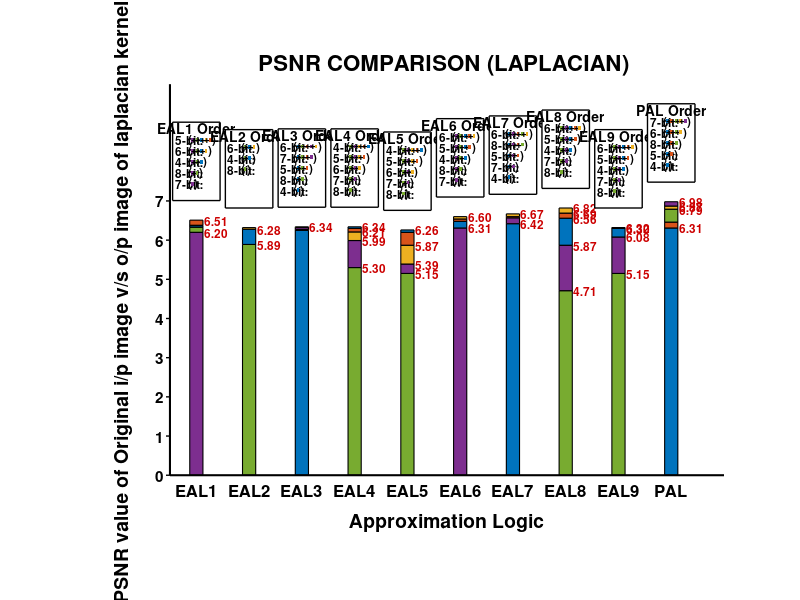

Here is the MATLAB script that generated this plot:
% Clear workspace
clc;
clear;
close all;

% --- DATA DEFINITION ---
PSNR_Laplacian_Values = [
    6.37,   6.51,   6.38,   6.20,   6.33;    % EAL1
    6.28,   0.0,    6.32,   0.0,    5.89;    % EAL2
    6.25,   6.27,   6.34,   6.32,   6.25;    % EAL3
    6.34,   6.30,   6.21,   5.99,   5.30;    % EAL4
    6.26,   6.20,   5.87,   5.39,   5.15;    % EAL5
    6.48,   6.54,   6.60,   6.31,   6.31;    % EAL6
    6.42,   6.60,   6.67,   6.57,   6.60;    % EAL7
    6.56,   6.69,   6.82,   5.87,   4.71;    % EAL8
    6.30,   6.31,   6.32,   6.08,   5.15;    % EAL9
    6.31,   6.46,   6.87,   6.98,   6.79     % PAL
];
logicNames = {'EAL1', 'EAL2', 'EAL3', 'EAL4', 'EAL5', 'EAL6', 'EAL7', 'EAL8', 'EAL9', 'PAL'};
bitLabels = {'4-bit', '5-bit', '6-bit', '7-bit', '8-bit'};

% --- COLORS (Fixed Map) ---
fixedColors = [
    0.00, 0.45, 0.74;  % 4-bit (Blue)
    0.85, 0.33, 0.10;  % 5-bit (Orange)
    0.93, 0.69, 0.13;  % 6-bit (Yellow)
    0.49, 0.18, 0.56;  % 7-bit (Purple)
    0.47, 0.67, 0.19   % 8-bit (Green)
];

% --- PLOTTING SETUP ---
figure('Position', [50, 50, 1600, 900], 'Color', 'w');
hold on;
axis off; 

% Layout Parameters
num_groups = 10;
bar_width = 0.5;
group_spacing = 2.0; 
x_limit = num_groups * group_spacing + 1;

% --- MAIN LOOP ---
for i = 1:num_groups
    
    % 1. Get & Sort Data
    raw_vals = PSNR_Laplacian_Values(i, :);
    valid_indices = find(raw_vals > 0);
    valid_vals = raw_vals(valid_indices);
    
    [sorted_vals, sort_idx] = sort(valid_vals);
    original_indices = valid_indices(sort_idx);
    
    % 2. Calculate Incremental Heights
    heights = zeros(size(sorted_vals));
    heights(1) = sorted_vals(1);
    for k = 2:length(sorted_vals)
        heights(k) = sorted_vals(k) - sorted_vals(k-1);
    end
    
    % --- DRAW BARS ---
    center_x = (i-1) * group_spacing + 1;
    start_x = center_x - bar_width/2;
    current_y = 0;
    
    for k = 1:length(sorted_vals)
        h = heights(k);
        col_idx = original_indices(k);
        c = fixedColors(col_idx, :);
        
        % Draw Bar Segment
        rectangle('Position', [start_x, current_y, bar_width, h], ...
            'FaceColor', c, 'EdgeColor', 'k', 'LineWidth', 0.8);
        
        % --- LOGIC FOR HIDING TEXT LABELS ---
        text_val = sorted_vals(k);
        show_label = true; % Default is show
        
        % EAL1: Show only 6.51 and 6.20
        if i == 1
            if abs(text_val - 6.51) > 0.001 && abs(text_val - 6.20) > 0.001
                show_label = false;
            end
        end
        
        % EAL2: Show only 6.28 and 5.89
        if i == 2
            if abs(text_val - 6.28) > 0.001 && abs(text_val - 5.89) > 0.001
                show_label = false;
            end
        end
        
        % EAL3: Only top value (last k)
        if i == 3
            if k < length(sorted_vals)
                show_label = false;
            end
        end
        
        % EAL4: Don't show 6.30
        if i == 4
            if abs(text_val - 6.30) < 0.001
                show_label = false;
            end
        end
        
        % EAL5: Don't show 6.20
        if i == 5
            if abs(text_val - 6.20) < 0.001
                show_label = false;
            end
        end
        
        % EAL6: Only top (last) and bottom (first)
        if i == 6
            if k > 1 && k < length(sorted_vals)
                show_label = false;
            end
        end
        
        % EAL7: Only top (last) and bottom (first)
        if i == 7
            if k > 1 && k < length(sorted_vals)
                show_label = false;
            end
        end
        
        % EAL9: Don't show 6.31
        if i == 9
            if abs(text_val - 6.31) < 0.001
                show_label = false;
            end
        end
        
        % PAL (Index 10): Don't show 6.46
        if i == 10
            if abs(text_val - 6.46) < 0.001
                show_label = false;
            end
        end
        
        % --- PLOT TEXT IF FLAG IS TRUE ---
        if show_label
            text(start_x + bar_width + 0.05, current_y + h, sprintf('%.2f', text_val), ...
                'Color', [0.8 0 0], 'FontSize', 8.5, 'FontWeight', 'bold', 'VerticalAlignment', 'middle');
        end
            
        current_y = current_y + h;
    end
    
    % X-Axis Label (Black)
    text(center_x, -0.2, logicNames{i}, 'FontSize', 12, 'FontWeight', 'bold', ...
        'Color', 'k', 'HorizontalAlignment', 'center', 'VerticalAlignment', 'top');
    
    % --- DRAW INDIVIDUAL LEGEND BOX ---
    box_w = 1.8;   
    box_h = 2.0;   
    box_x = center_x - box_w/2;
    box_y = current_y + 0.5; 
    
    % Box Background 
    rectangle('Position', [box_x, box_y, box_w, box_h], ...
        'FaceColor', 'w', 'EdgeColor', 'k', 'LineWidth', 1.0);
    
    % Legend Title 
    text(center_x, box_y + box_h - 0.15, [logicNames{i} ' Order'], ...
        'FontSize', 10, 'FontWeight', 'bold', 'Color', 'k', 'HorizontalAlignment', 'center');
    
    row_h = 0.28;  
    curr_leg_y = box_y + box_h - 0.45;
    patch_size = 0.1;
    
    % Iterate Descending 
    for k = length(sorted_vals):-1:1
        idx_k = original_indices(k); 
        label_str = bitLabels{idx_k};
        
        % Label: "X-bit :" 
        text(box_x + 0.1, curr_leg_y, [label_str ':'], ...
            'FontSize', 8.5, 'FontWeight', 'bold', 'Color', 'k');
        
        % Open Bracket 
        text(box_x + 0.6, curr_leg_y, '(', 'FontSize', 8.5, 'FontWeight', 'bold', 'Color', 'k');
        
        % Draw Cumulative Patches
        px = box_x + 0.7;
        for p = 1:k
             pidx = original_indices(p);
             pc = fixedColors(pidx, :);
             
             rectangle('Position', [px, curr_leg_y - patch_size/2, patch_size, patch_size], ...
                 'FaceColor', pc, 'EdgeColor', 'none');
             
             px = px + patch_size + 0.02;
             
             % '+' Sign 
             if p < k
                 text(px, curr_leg_y, '+', 'FontSize', 7, 'FontWeight', 'bold', 'Color', 'k', 'HorizontalAlignment', 'center');
                 px = px + 0.05;
             end
        end
        
        % Close Bracket 
        text(px + 0.02, curr_leg_y, ')', 'FontSize', 8.5, 'FontWeight', 'bold', 'Color', 'k');
        
        curr_leg_y = curr_leg_y - row_h;
    end
end

% --- MANUAL AXES (PROFESSIONAL LOOK) ---
max_val_global = max(max(PSNR_Laplacian_Values));
y_top = max_val_global + 3; 

% Y-Axis Line 
line([0, 0], [0, y_top], 'Color', 'k', 'LineWidth', 1.5);

% Y-Ticks & Labels 
yticks = 0:1:ceil(max_val_global);
for y = yticks
    line([-0.15, 0], [y, y], 'Color', 'k', 'LineWidth', 1.0);
    text(-0.25, y, num2str(y), 'HorizontalAlignment', 'right', ...
        'FontSize', 11, 'FontWeight', 'bold', 'Color', 'k');
end

% Y-Label
text(-1.8, y_top/2, 'PSNR value of Original i/p image v/s o/p image of laplacian kernel (dB)', 'Rotation', 90, ...
    'FontSize', 14, 'FontWeight', 'bold', 'Color', 'k', 'HorizontalAlignment', 'center');

% X-Axis Line 
line([0, x_limit], [0, 0], 'Color', 'k', 'LineWidth', 1.5);
text(x_limit/2, -1.2, 'Approximation Logic', ...
    'FontSize', 14, 'FontWeight', 'bold', 'Color', 'k', 'HorizontalAlignment', 'center');

% Title
text(x_limit/2, y_top + 0.5, 'PSNR COMPARISON (LAPLACIAN) ', ...
    'FontSize', 16, 'FontWeight', 'bold', 'Color', 'k', 'HorizontalAlignment', 'center');

% Adjust View
axis([-2.5, x_limit, -1.5, y_top + 1]);
axis off;
